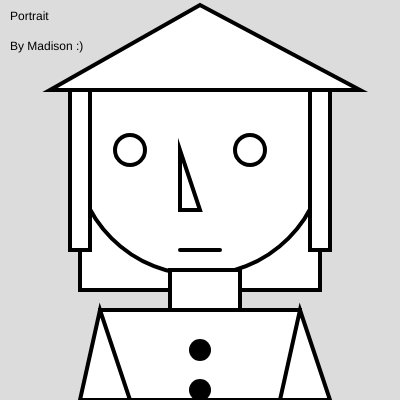
Frame 1 (no input)
Frame 60 (no input): identical to frame 1, image omitted
Frame 120 (the mouse pressed at the canvas centre since frame 60): identical to frame 1, image omitted

The p5.js sketch that drew this single still picture (run headless with seeded random() and noise() and a simulated clock; from frame 60 on, the mouse is pressed at the canvas centre):

// p5.js sketch
// ── sketch.js
//portrait 
function setup() {
    createCanvas(400, 400);

}

function draw() {
    background(220);
    strokeWeight(4);
    rect(80, 170, 240, 120);
    circle(200, 150, 250);
    circle(130, 150, 30);
    circle(250, 150, 30);
    triangle(180, 210, 200, 210, 180, 150);
    rect(170, 270, 70, 60);
    rect(100, 310, 200, 90);
    triangle(80, 400, 100, 310, 130, 400);
    triangle(280, 400, 300, 310, 330, 400);
    rect(70, 80, 20, 170);
    rect(310, 80, 20, 170);
    triangle(50, 90, 200, 5, 360, 90);
    textSize(12);
    text('Portrait', 10, 20);
    text('By Madison :)', 10, 50);
    line(180, 250, 220, 250);

    strokeWeight(22);
    point(200, 350);
    point(200, 390);


}
